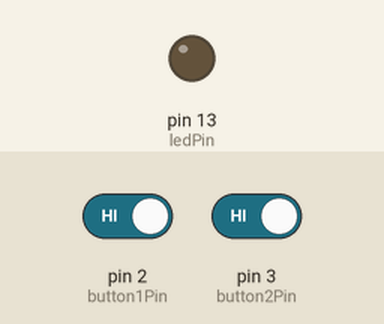
This sketch was run on a simulated Arduino Uno, built with avr-gcc and run on an emulated ATmega328P. Shown: output pins drawn as LEDs (lit = HIGH). The test bench sets the inputs (shaded band); at power-on: pin 2 (button1Pin) HIGH, pin 3 (button2Pin) HIGH.

Above: at 1.2 s.
1.3 s: pin 2 (button1Pin) driven LOW and pin 3 (button2Pin) driven LOW
At 1.7 s:
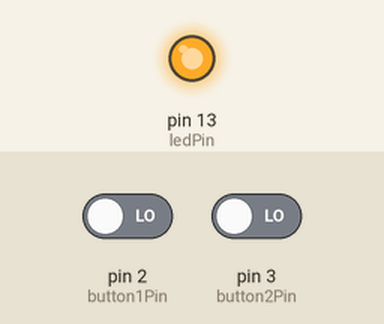
4.3 s: pin 2 (button1Pin) driven HIGH
At 4.3 s:
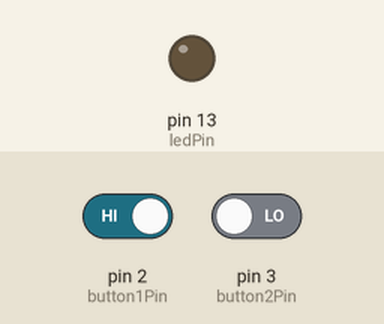
5.8 s: pin 2 (button1Pin) driven LOW
At 6.4 s:
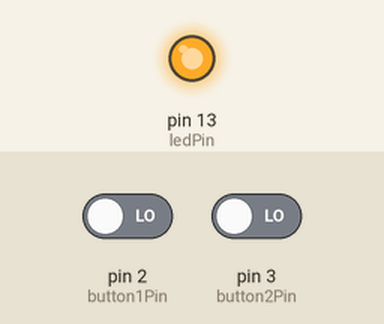
8.8 s: pin 3 (button2Pin) driven HIGH
At 8.8 s:
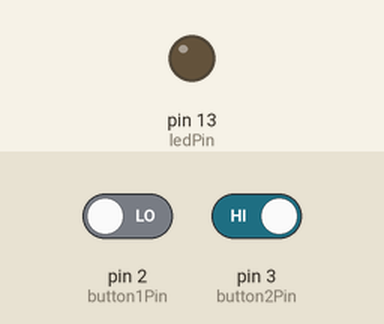
Timing chart, 0 to 11.3 s (numbered marks = the images above; inputs shaded):
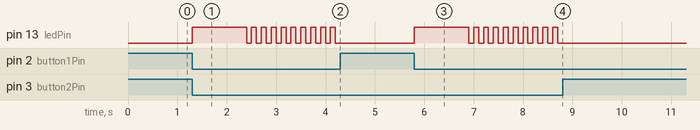

Measured:
- after the input at 1.3 s, pin 13 (ledPin): LOW → HIGH at once, then repeats every 0.20 s: LOW 0.10 s, HIGH 0.10 s
- after the input at 4.3 s, pin 13 (ledPin): stops changing and stays LOW
- after the input at 5.8 s, pin 13 (ledPin): LOW → HIGH at once, then repeats every 0.20 s: LOW 0.10 s, HIGH 0.10 s
- after the input at 8.8 s, pin 13 (ledPin): stops changing and stays LOW

The sketch:

Circuit_05_modified.ino
```cpp
const int button1Pin = 2;  // pushbutton 1 pin
const int button2Pin = 3;  // pushbutton 2 pin
const int ledPin =  13;    // LED pin

int count = 0;

void setup() {
  pinMode(button1Pin, INPUT);
  pinMode(button2Pin, INPUT);

  pinMode(ledPin, OUTPUT);

}

void loop() {
  int button1State, button2State;  // variables to hold the pushbutton states
  int i;

  button1State = digitalRead(button1Pin);
  button2State = digitalRead(button2Pin);

  if ( (button1State == LOW) && (button2State == LOW) ) {
    digitalWrite(ledPin, HIGH);
    count++;
    delay(100);
    if ( count >= 10 ) {
      for ( i = 0; i < 10; i++ ){
        digitalWrite(ledPin, HIGH); delay(100);
        digitalWrite(ledPin, LOW); delay(100);
      }
    }
  }
  else {
    digitalWrite(ledPin, LOW);
    count = 0;
  }
}
```
